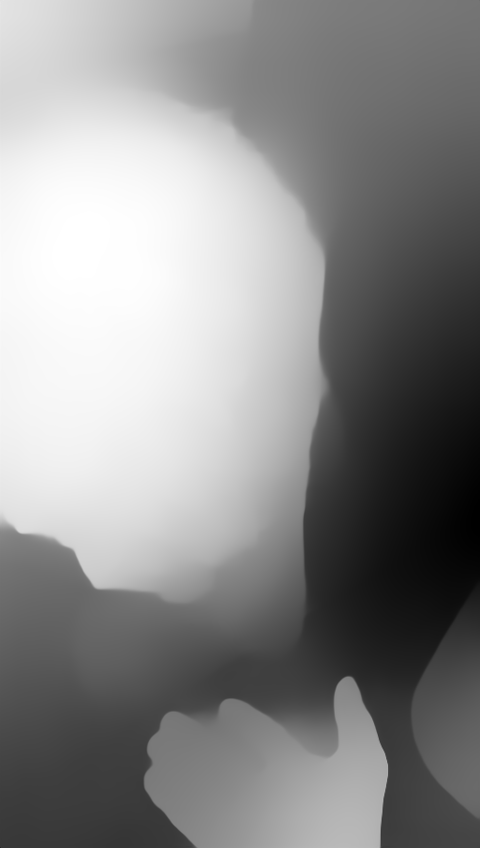
#> input picture scripts/depth/flipped_test_video_101-dpt_beit_large_512.png, 480 x 848 px, found by its file name; its folder holds 4 pictures in this run
$ python flip.py
#> lines starting #> are read from the running program, lines starting #| are printed output that depends on the picture
import os
import cv2

def flip_images(input_folder, output_folder):
    # Create output folder if it doesn't exist
    if not os.path.exists(output_folder):
        os.makedirs(output_folder)

    # Get list of files in the input folder
    image_files = [f for f in os.listdir(input_folder) if f.endswith(('.jpg', '.jpeg', '.png', '.bmp'))]

    for image_file in image_files:
        # Read the image
        image_path = os.path.join(input_folder, image_file)
        image = cv2.imread(image_path)
#> image is the input picture: shape (848, 480, 3); min 0, max 255, mean 139

        if image is None:
            print(f"Error: Unable to read image '{image_file}'. Skipping...")
            continue

        # Flip the image 180 degrees
        flipped_image = cv2.flip(image, -1)
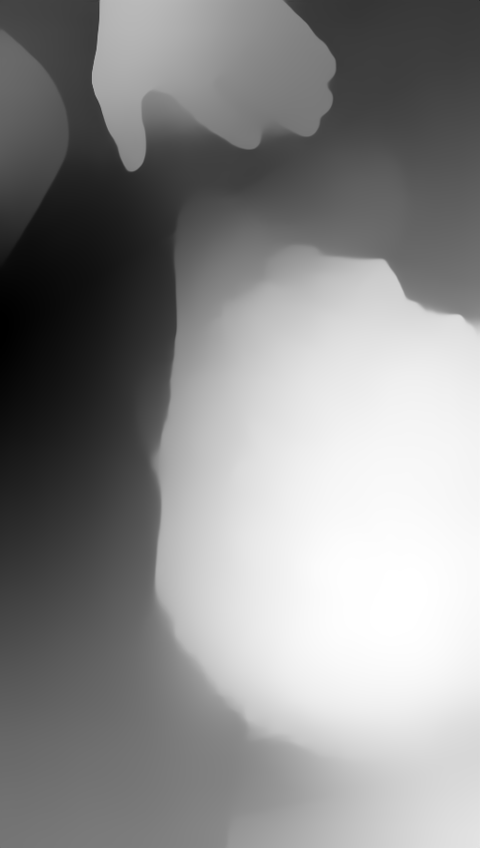
#> flipped_image: shape (848, 480, 3); min 0, max 255, mean 139

        # Construct the path for the output image
        output_path = os.path.join(output_folder, f"flipped_{image_file}")

        # Save the flipped image
        cv2.imwrite(output_path, flipped_image)

        print(f"Image '{image_file}' flipped and saved as '{output_path}'.")
#> pass 2 of the loop in flip_images, `for image_file in image_files:`:
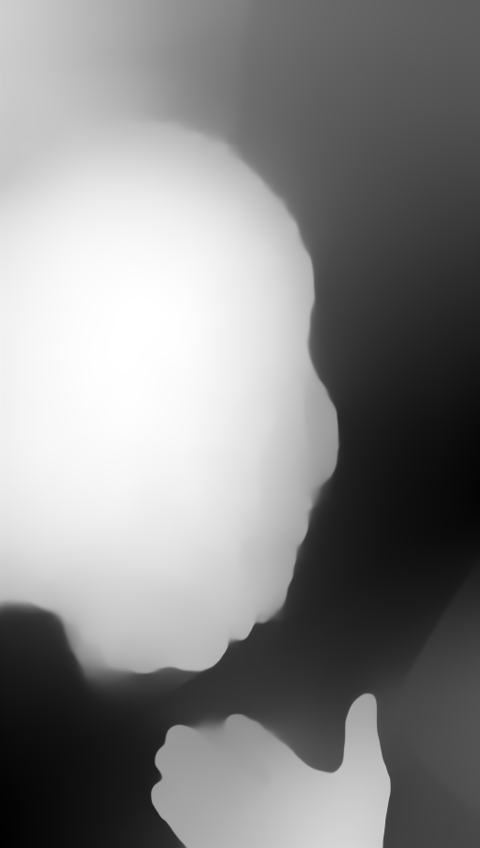
#> input picture scripts/depth/flipped_test_video_105-dpt_beit_large_512.png, 480 x 848 px, found by its file name
#> in flip_images, image is the input picture: shape (848, 480, 3); min 0, max 255, mean 135.3
#> in flip_images, `flipped_image = cv2.flip(image, -1)`:
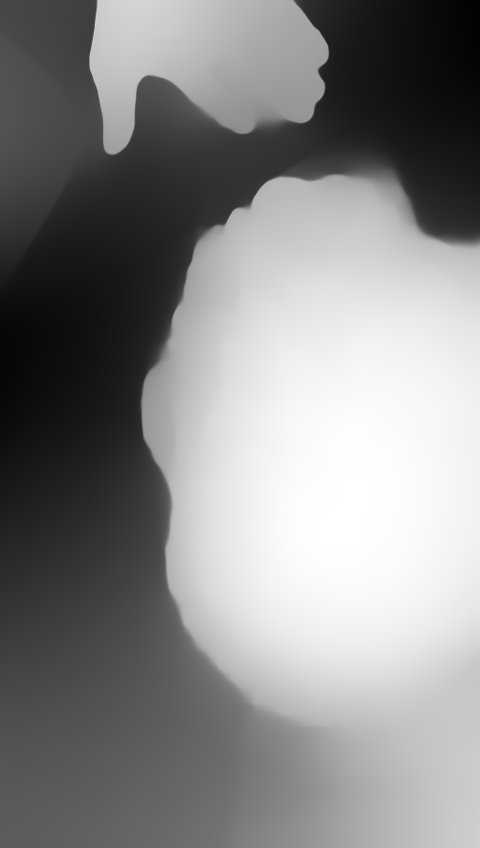
#> flipped_image: shape (848, 480, 3); min 0, max 255, mean 135.3
#> pass 3 of the loop in flip_images, `for image_file in image_files:`:
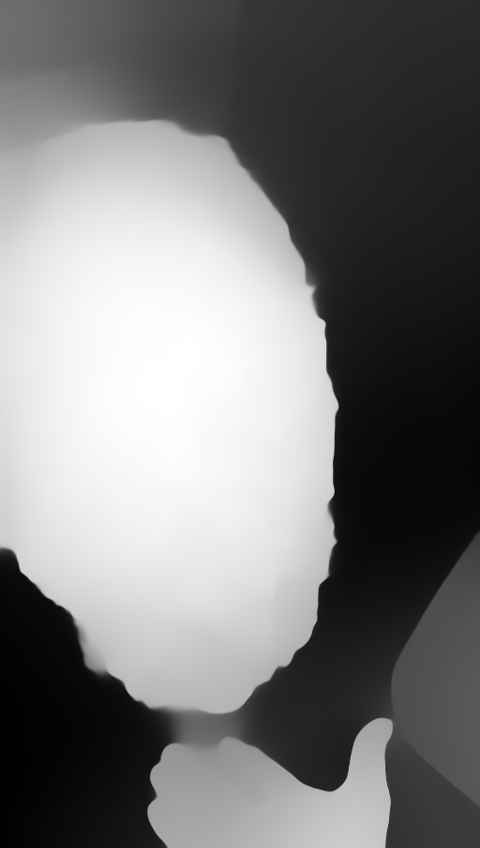
#> input picture scripts/depth/flipped_test_video_112-dpt_beit_large_512.png, 480 x 848 px, found by its file name
#> in flip_images, image is the input picture: shape (848, 480, 3); min 0, max 255, mean 122.8
#> in flip_images, `flipped_image = cv2.flip(image, -1)`:
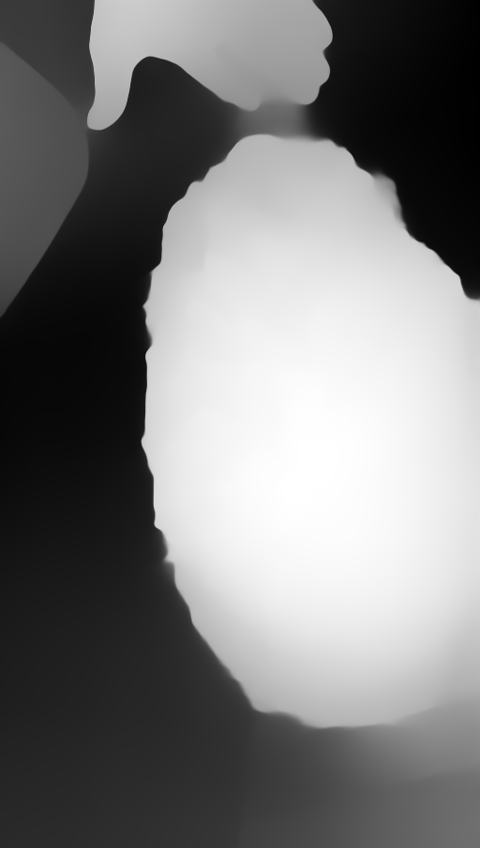
#> flipped_image: shape (848, 480, 3); min 0, max 255, mean 122.8
#> the loop made 4 passes; the first 3 are shown

# Example usage:
input_folder = "/Users/yashbharti/Desktop/Engineering/core_projects/spatio_Dev/spatial_computing/scripts/depth"
output_folder = "/Users/yashbharti/Desktop/Engineering/core_projects/spatio_Dev/spatial_computing/scripts/depth"
flip_images(input_folder, output_folder)
